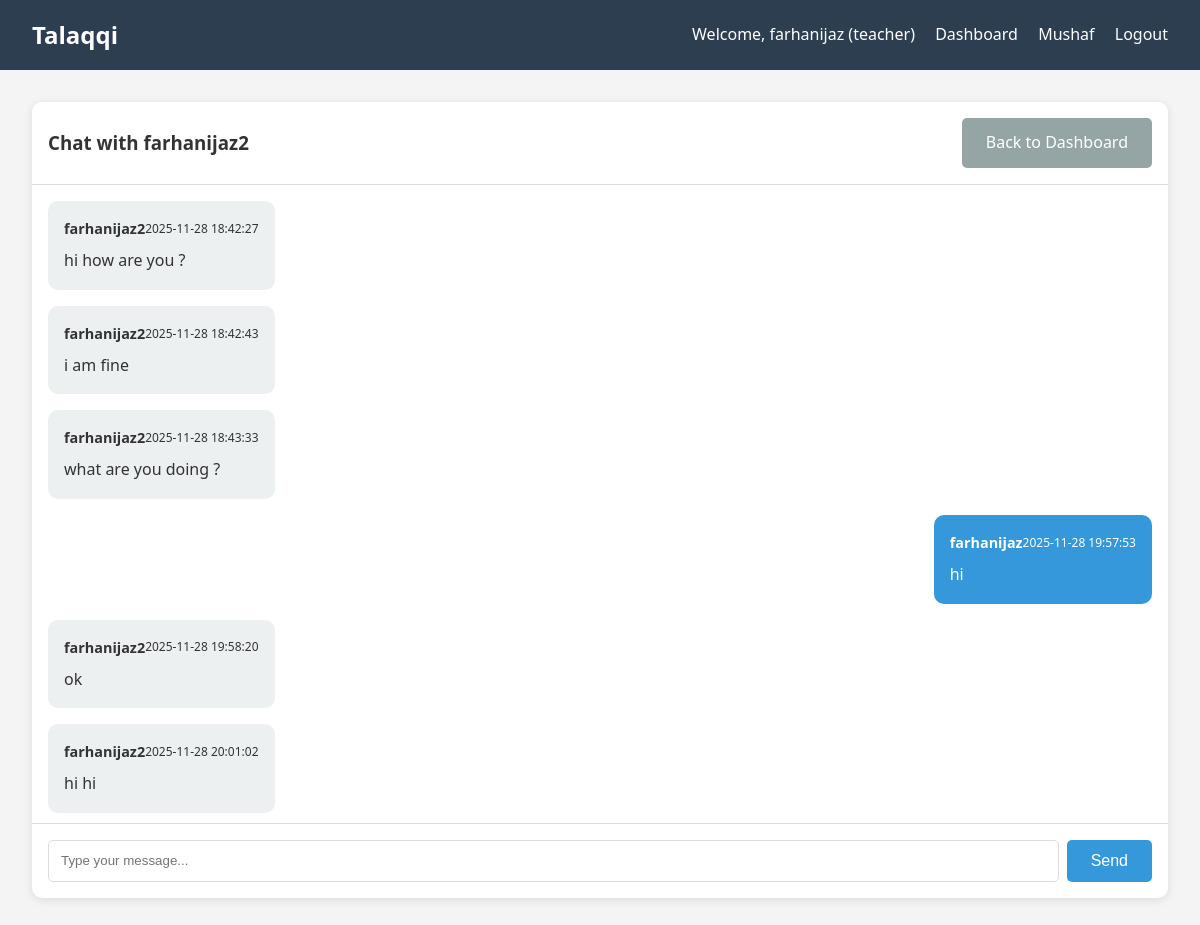
The page /chat/2 (signed in) on the database its author committed.
### tables this page shows
CREATE TABLE users
                 (id INTEGER PRIMARY KEY AUTOINCREMENT,
                  username TEXT UNIQUE NOT NULL,
                  password TEXT NOT NULL,
                  user_type TEXT NOT NULL,
                  created_at TIMESTAMP DEFAULT CURRENT_TIMESTAMP);

CREATE TABLE messages
                 (id INTEGER PRIMARY KEY AUTOINCREMENT,
                  sender_id INTEGER NOT NULL,
                  receiver_id INTEGER NOT NULL,
                  message TEXT NOT NULL,
                  timestamp TIMESTAMP DEFAULT CURRENT_TIMESTAMP,
                  FOREIGN KEY (sender_id) REFERENCES users (id),
                  FOREIGN KEY (receiver_id) REFERENCES users (id));

### app.py (the view)
@app.route('/chat/<int:user_id>')
def chat(user_id):
    if 'user_id' not in session:
        return redirect(url_for('login'))
    other_user = user_repo.get_user_by_id(user_id)
    if not other_user:
        return "User not found"
    messages = message_service.get_conversation(session['user_id'], user_id)
    return render_template('chat.html', other_user=other_user, messages=messages)

### app.py (called while the page is built)
    def __enter__(self):
        self.conn = sqlite3.connect(self.db_path)
        self.conn.row_factory = sqlite3.Row
        return self.conn

    def __exit__(self, exc_type, exc_val, exc_tb):
        self.conn.close()

    def get_user_by_id(self, user_id: int) -> Optional[Dict]:
        with DatabaseConnection() as conn:
            user = conn.execute('SELECT * FROM users WHERE id = ?', (user_id,)).fetchone()
            return dict(user) if user else None

    def get_conversation(self, user1_id: int, user2_id: int) -> List[Dict]:
        with DatabaseConnection() as conn:
            messages = conn.execute('''
                SELECT m.*, u.username as sender_name
                FROM messages m
                JOIN users u ON m.sender_id = u.id
                WHERE (m.sender_id = ? AND m.receiver_id = ?)
                   OR (m.sender_id = ? AND m.receiver_id = ?)
                ORDER BY m.timestamp
            ''', (user1_id, user2_id, user2_id, user1_id)).fetchall()
            return [dict(msg) for msg in messages]

    def get_conversation(self, user1_id: int, user2_id: int) -> List[Dict]:
        return self.message_repo.get_conversation(user1_id, user2_id)

### templates/chat.html (shortened to what this page needs)
{% extends "base.html" %}
{% block content %}
<div class="chat-container">
    <div class="chat-header">
        <h3>Chat with {{ other_user.username }}</h3>
        <a href="{{ url_for('dashboard') }}" class="btn btn-secondary">Back to Dashboard</a>
    </div>
    <div class="chat-messages" id="chatMessages">
        {% for message in messages %}
        <div class="message {% if message.sender_id == session.user_id %}message-sent{% else %}message-received{% endif %}">
            <div class="message-header">
                <strong>{{ message.sender_name }}</strong>
                <small>{{ message.timestamp }}</small>
            </div>
            <p>{{ message.message }}</p>
        </div>
        {% endfor %}
    </div>
    <div class="chat-input">
        <input type="text" id="messageInput" placeholder="Type your message...">
        <button onclick="sendMessage({{ other_user.id }})" class="btn btn-primary">Send</button>
    </div>
</div>
{% endblock %}

### templates/base.html (shortened to what this page needs)
<!DOCTYPE html>
<html lang="en">
<head>
    <link rel="stylesheet" href="{{ url_for('static', filename='css/style.css') }}">
</head>
<body>
    <nav class="navbar">
        <div class="nav-container">
            <h1 class="logo">Talaqqi</h1>
            <div class="nav-links">
                {% if session.user_id %}
                    <span>Welcome, {{ session.username }} ({{ session.user_type }})</span>
                    <a href="{{ url_for('dashboard') }}">Dashboard</a>
                    <a href="{{ url_for('mushaf') }}">Mushaf</a>
                    <a href="{{ url_for('logout') }}">Logout</a>
                {% else %}
                    <a href="{{ url_for('login') }}">Login</a>
                    <a href="{{ url_for('register') }}">Register</a>
                {% endif %}
            </div>
        </div>
    </nav>
    <div class="container">
        {% block content %}{% endblock %}
    </div>
</body>
</html>

### static/css/style.css (style rules this page uses)
* { margin: 0; padding: 0; box-sizing: border-box; }
body { font-family: 'Segoe UI', Tahoma, Geneva, Verdana, sans-serif; line-height: 1.6; color: #333; background-color: #f4f4f4; }
.navbar { background: #2c3e50; color: white; padding: 1rem 0; }
.nav-container { max-width: 1200px; margin: 0 auto; display: flex; justify-content: space-between; align-items: center; padding: 0 2rem; }
.logo { font-size: 1.5rem; font-weight: bold; }
.nav-links a { color: white; text-decoration: none; margin-left: 1rem; }
.container { max-width: 1200px; margin: 0 auto; padding: 2rem; }
.btn { display: inline-block; padding: 0.75rem 1.5rem; border: none; border-radius: 5px; text-decoration: none; text-align: center; cursor: pointer; font-size: 1rem; transition: background-color 0.3s; }
.btn-primary { background: #3498db; color: white; }
.btn-secondary { background: #95a5a6; color: white; }
.chat-container { background: white; border-radius: 10px; box-shadow: 0 2px 10px rgba(0,0,0,0.1); height: 80vh; display: flex; flex-direction: column; }
.chat-header { padding: 1rem; border-bottom: 1px solid #ddd; display: flex; justify-content: space-between; align-items: center; }
.chat-messages { flex: 1; padding: 1rem; overflow-y: auto; display: flex; flex-direction: column; gap: 1rem; }
.message { max-width: 70%; padding: 1rem; border-radius: 10px; }
.message-sent { align-self: flex-end; background: #3498db; color: white; }
.message-received { align-self: flex-start; background: #ecf0f1; color: #333; }
.message-header { display: flex; justify-content: space-between; align-items: center; margin-bottom: 0.5rem; font-size: 0.9rem; }
.chat-input { padding: 1rem; border-top: 1px solid #ddd; display: flex; gap: 0.5rem; }
.chat-input input { flex: 1; padding: 0.75rem; border: 1px solid #ddd; border-radius: 5px; }

### rows shown on the page
users: username "farhanijaz", user_type "teacher"
users: username "farhanijaz2"
messages: sender_name "farhanijaz2", timestamp "2025-11-28 18:42:27", message "hi how are you ?"
messages: sender_name "farhanijaz2", timestamp "2025-11-28 18:42:43", message "i am fine"
messages: sender_name "farhanijaz2", timestamp "2025-11-28 18:43:33", message "what are you doing ?"
messages: sender_name "farhanijaz", timestamp "2025-11-28 19:57:53", message "hi"
messages: sender_name "farhanijaz2", timestamp "2025-11-28 19:58:20", message "ok"
messages: sender_name "farhanijaz2", timestamp "2025-11-28 20:01:02", message "hi hi"
